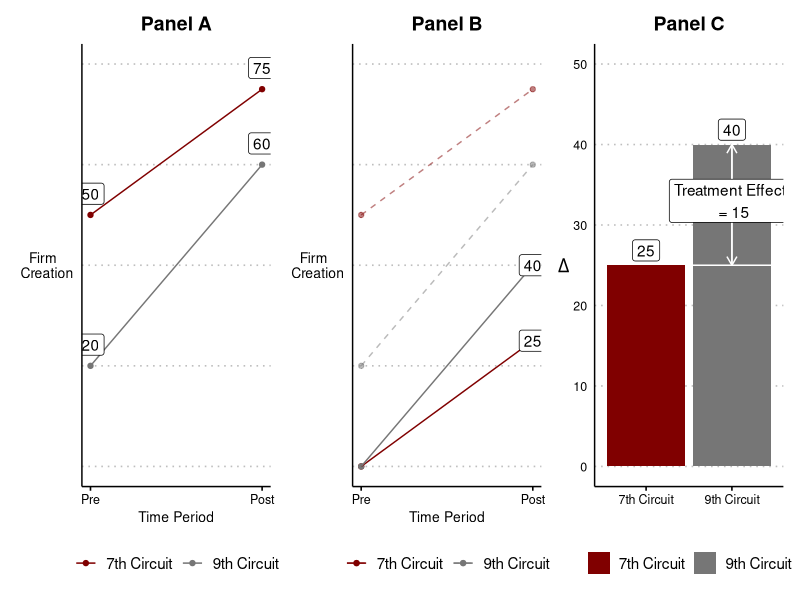

The R source for this figure:
library(tidyverse)
library(kableExtra)
library(ggsci)
library(ggthemes)
library(patchwork)

# set ggplot theme
theme_set(
  theme_clean() + 
    theme(plot.background = element_blank(),
          legend.background = element_rect(color = "white"))
)
# save output folder
dropbox <- "~/Dropbox/Apps/Overleaf/Antitakeover/"

# Make the main dataset
data <- tribble(
  ~Circuit, ~Time, ~Count,
  "7th Circuit", 0, 50,
  "9th Circuit", 0, 20,
  "7th Circuit", 1, 75,
  "9th Circuit", 1, 60)

# Make plot 1 - change in trends over time
plot1 <- data %>% 
  ggplot(aes(x = Time, y = Count, group = Circuit, color = Circuit)) + 
  geom_point() + 
  geom_line() + 
  geom_label(aes(label = Count), hjust = 0.5, vjust = -0.5, color = "black") + 
  labs(x = "Time Period", y = "Firm \n Creation") + 
  scale_color_uchicago(palette = 'dark') +
  ylim(c(0, 80)) + 
  scale_x_continuous(breaks = c(0, 1), 
                     labels = c("Pre", "Post")) + 
  ggtitle('Panel A') + 
  theme(legend.position = "bottom",
        axis.title.y = element_text(hjust = 0.5, vjust = 0.5, angle = 360),
        legend.title = element_blank(),
        axis.text.y = element_blank(),
        axis.ticks.y = element_blank(),
        plot.title = element_text(hjust = 0.5)) 

# Make plot 2 - remove baseline differences
# second dataset which removes baseline differences
data_fd <- data %>% 
  group_by(Circuit) %>% 
  mutate(Count = Count - Count[which(Time == 0)])

# make plot
plot2 <- data %>% 
  ggplot(aes(x = Time, y = Count, group = Circuit, color = Circuit)) + 
  geom_point(alpha = 1/2) + 
  geom_line(alpha = 1/2, linetype = "dashed") + 
  geom_point(data = data_fd, aes(x = Time, y = Count, group = Circuit, color = Circuit)) +
  geom_line(data = data_fd, aes(x = Time, y = Count, group = Circuit, color = Circuit)) +
  annotate("label", x = 1, y = 40, label = "40") + 
  annotate("label", x = 1, y = 25, label = "25") + 
  labs(x = "Time Period", y = "Firm \n Creation") + 
  scale_color_uchicago(palette = 'dark') +
  ylim(c(0, 80)) + 
  scale_x_continuous(breaks = c(0, 1), 
                     labels = c("Pre", "Post")) + 
  ggtitle('Panel B') + 
  theme(legend.position = "bottom",
        axis.title.y = element_text(hjust = 0.5, vjust = 0.5, angle = 360),
        legend.title = element_blank(),
        axis.text.y = element_blank(),
        axis.ticks.y = element_blank(),
        plot.title = element_text(hjust = 0.5)) 

# Make plot 3 - difference in differences
# dataset with the first differences
data_dd <- tribble(
  ~Circuit, ~Diff,
  "7th Circuit", 25, 
  "9th Circuit", 40
)

# plot
plot3 <- data_dd %>% 
  ggplot(aes(x = Circuit, y = Diff, group = Circuit, fill = Circuit)) + 
  geom_col() + 
  scale_fill_uchicago(palette = 'dark') +
  ylim(0, 50) + 
  geom_label(aes(label = Diff), fill = "white", vjust = -0.2) + 
  annotate("segment", x = 2, xend = 2, y = 25, yend = 40, color = "white", 
           arrow = arrow(length = unit(0.1, "inches"))) +
  annotate("segment", x = 2, xend = 2, y = 40, yend = 25, color = "white", 
           arrow = arrow(length = unit(0.1, "inches"))) +
  annotate("segment", x = 1.5, xend = 2.5, y = 25, yend = 25, color = "white") +
  annotate("label", x = 2, y = 33, label = "Treatment Effect \n = 15") + 
  ggtitle('Panel C') + 
  labs(y = expression(Delta), x = "") + 
  theme(legend.position = "bottom",
        axis.title.y = element_text(hjust = 0.5, vjust = 0.5, angle = 360, size = 14),
        legend.title = element_blank(),
        axis.ticks.y = element_blank(),
        plot.title = element_text(hjust = 0.5))
  
# combine plots and save figure
basic_did <- plot1 + plot2 + plot3

ggsave(basic_did, filename = paste(dropbox, "figures/basic_did.pdf", sep = ""), dpi = 500,
       width = 12, height = 5)
